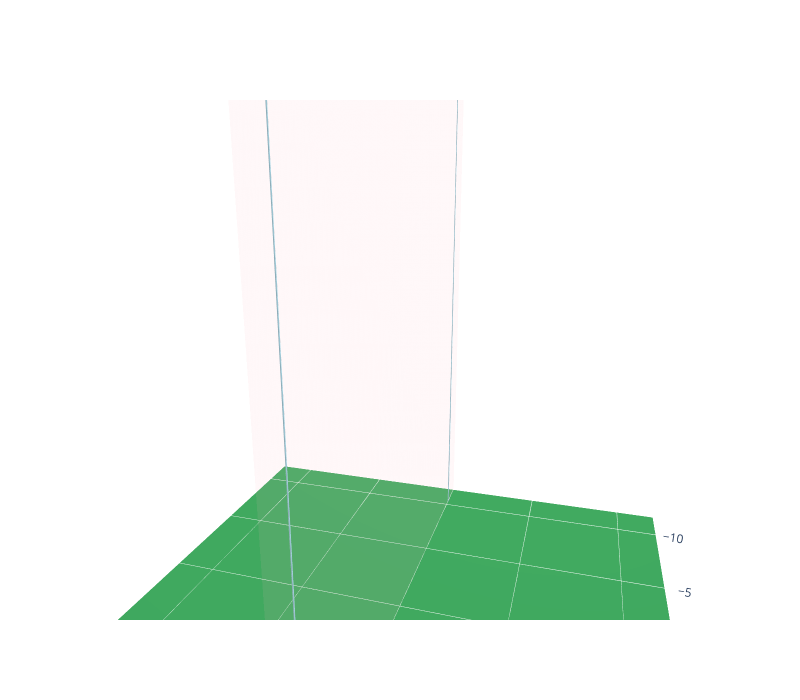

The notebook cell saved with this chart:
### Code cell
v = SolidObjVisualizer(x=(-12,12), y=(-12,12), z=(0,21))        # Sets the limits of displayed volume
v.add(vert2)
v.show()
